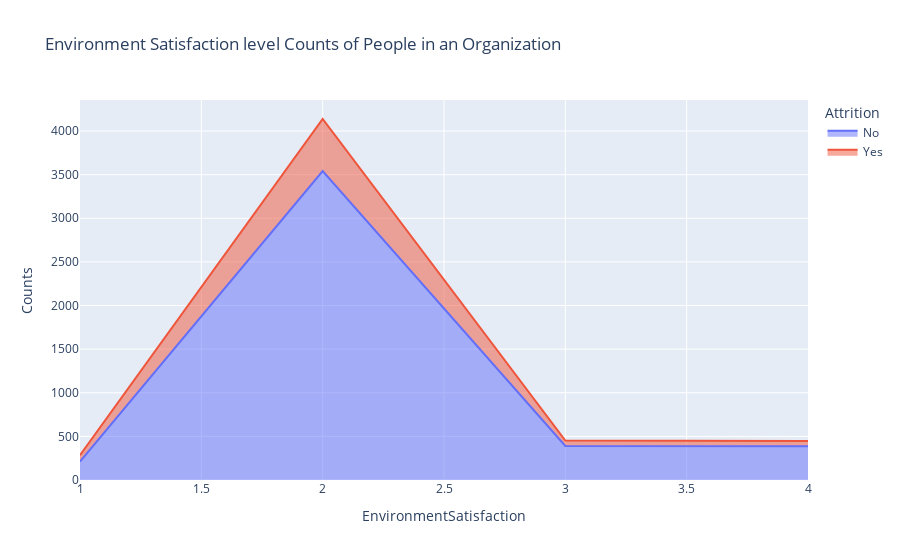

Notebook code cell kept with this figure:
### Markdown cell above
##### How does the environment satisfaction impact attrition?

### Code cell
sats_att=combined_dataset.groupby(['EnvironmentSatisfaction','Attrition']).apply(lambda x:x['DailyRate'].count()).reset_index(name='Counts')
px.area(sats_att,x='EnvironmentSatisfaction',y='Counts',color='Attrition',title='Environment Satisfaction level Counts of People in an Organization')

### Figure 1 — Plotly figure (JSON) as saved in the notebook; plotly's stock layout.template omitted (floating-point values rounded to 4 significant figures)
{"data": [{"fillpattern": {"shape": ""}, "hovertemplate": "Attrition=No<br>EnvironmentSatisfaction=%{x}<br>Counts=%{y}<extra></extra>", "legendgroup": "No", "line": {"color": "#636efa"}, "marker": {"symbol": "circle"}, "mode": "lines", "name": "No", "orientation": "v", "showlegend": true, "stackgroup": "1", "type": "scatter", "x": [1.0, 2.0, 3.0, 4.0], "xaxis": "x", "y": [212, 3542, 391, 386], "yaxis": "y"}, {"fillpattern": {"shape": ""}, "hovertemplate": "Attrition=Yes<br>EnvironmentSatisfaction=%{x}<br>Counts=%{y}<extra></extra>", "legendgroup": "Yes", "line": {"color": "#EF553B"}, "marker": {"symbol": "circle"}, "mode": "lines", "name": "Yes", "orientation": "v", "showlegend": true, "stackgroup": "1", "type": "scatter", "x": [1.0, 2.0, 3.0, 4.0], "xaxis": "x", "y": [72, 596, 62, 60], "yaxis": "y"}], "layout": {"legend": {"title": {"text": "Attrition"}, "tracegroupgap": 0}, "title": {"text": "Environment Satisfaction level Counts of People in an Organization"}, "xaxis": {"anchor": "y", "domain": [0, 1], "title": {"text": "EnvironmentSatisfaction"}}, "yaxis": {"anchor": "x", "domain": [0, 1], "title": {"text": "Counts"}}}}
